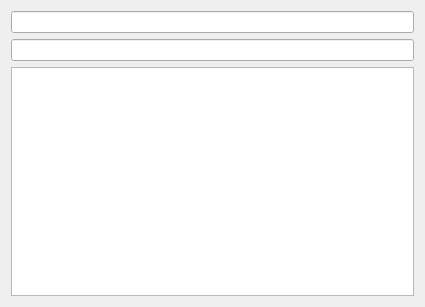
<?xml version="1.0" encoding="UTF-8"?>
<ui version="4.0">
 <class>Dialog</class>
 <widget class="QDialog" name="Dialog">
  <property name="geometry">
   <rect>
    <x>0</x>
    <y>0</y>
    <width>425</width>
    <height>307</height>
   </rect>
  </property>
  <property name="windowTitle">
   <string>Dialog</string>
  </property>
  <layout class="QVBoxLayout" name="verticalLayout">
   <item>
    <widget class="QLineEdit" name="epo"/>
   </item>
   <item>
    <widget class="QLineEdit" name="ono"/>
   </item>
   <item>
    <widget class="QTextEdit" name="vals"/>
   </item>
  </layout>
 </widget>
 <resources/>
 <connections/>
</ui>
